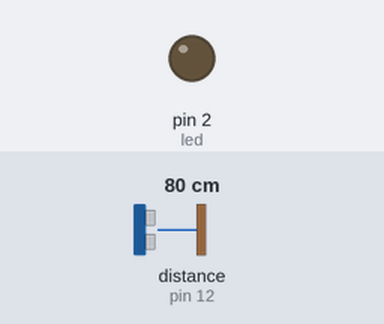
Simulated run of this sketch. Board: Arduino Uno, built with avr-gcc and run on an emulated ATmega328P. On the bench: output pins drawn as LEDs (lit = HIGH). Wiring (inferred from the names in the program): ultrasonic range finder: trigger pin 13; echo pin 12. Inputs (shaded band) come from the test bench; at power-on: distance to the obstacle (sensor on pin 12) 80 cm. The echo pulse lasts 58.3 µs per cm; pins used as bus, display or sensor lines are not drawn.

Above: at 1.2 s.
1.3 s: distance to the obstacle (sensor on pin 12) set to 22 cm
2.8 s: distance to the obstacle (sensor on pin 12) set to 17 cm
At 3.6 s:
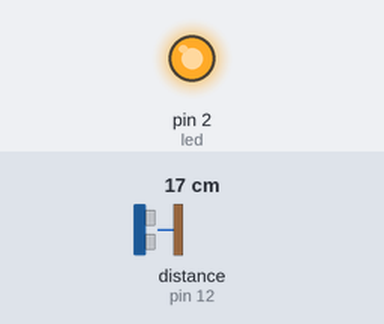
4.3 s: distance to the obstacle (sensor on pin 12) set to 35 cm
At 4.9 s:
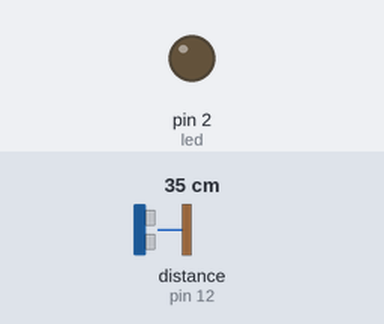
5.8 s: distance to the obstacle (sensor on pin 12) set to 2 cm
At 7.2 s:
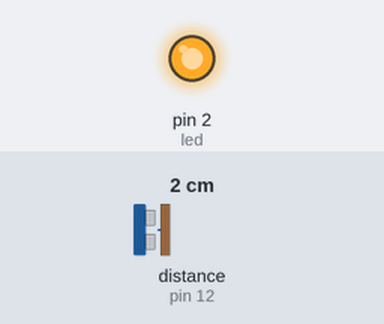
Timing chart, 0 to 8.3 s (numbered marks = the images above; inputs shaded):
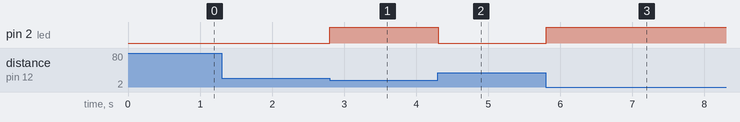

The sketch:

Ej06.ino
```cpp
const int led = 2;

const int ultraIn = 12;
const int ultraOut = 13;

boolean inRange = false;
boolean ledStatus = false;

long duration, distance;

void setup() {
    pinMode(ultraOut, OUTPUT);
    pinMode(ultraIn, INPUT);
    pinMode(led, OUTPUT);
}

void loop() {
    rangeCheck();
    ledCheck();
}

void rangeCheck() {
    ultraLaunch();
    if (distance <+ 20) {
        inRange = true;
    }
    else {
        inRange = false;
    }
}

void ultraLaunch() {
    digitalWrite(ultraOut, LOW);
    delayMicroseconds(5);
    digitalWrite(ultraOut, HIGH);
    delayMicroseconds(10);
    digitalWrite(ultraOut, LOW);

    duration = pulseIn(ultraIn, HIGH);

    distance = duration * 10 / 292 / 2;
}

void ledCheck() {
    if (inRange && not ledStatus) {
        digitalWrite(led, HIGH);
        ledStatus = true;
    }
    else if (not inRange && ledStatus) {
        digitalWrite(led, LOW);
        ledStatus = false;
    }
}
```

Measured:
- the behaviour switches between 21 and 20 cm on distance to the obstacle (sensor on pin 12) (found by bisection; images 0 and 1)
- after the input at 1.3 s, every drawn part: stays the same
- after the input at 2.8 s, pin 2 (led): LOW → HIGH at once
- after the input at 4.3 s, pin 2 (led): HIGH → LOW at once
- after the input at 5.8 s, pin 2 (led): LOW → HIGH at once
